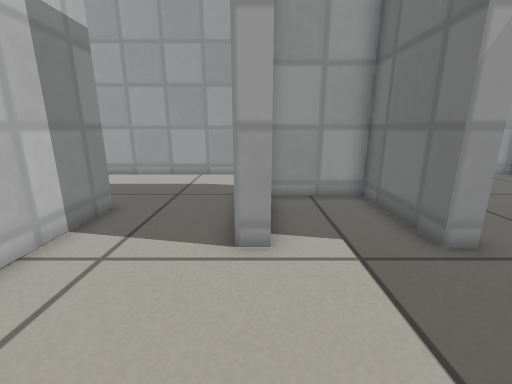
view 1 (above)

16 first-person views from a walk through a world built for the Gazebo simulator. The camera is 0.49 m above the floor, tilts 14° down and sees 90° across. The floor is counted in squares, 0.2 m on a side. Each view is taken from the middle of a square. On the plan, view 1 faces up. The plan holds only what a view shows up to about 17 squares ahead; the rest is blank. Simple patterns stand in for the simulator's built-in surfaces.

view 2
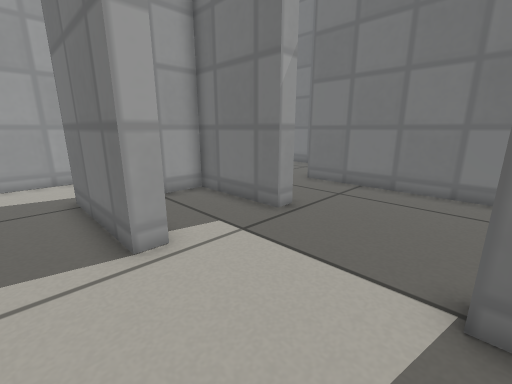

view 3
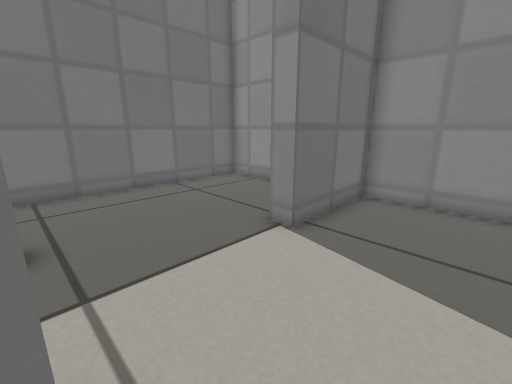

view 4
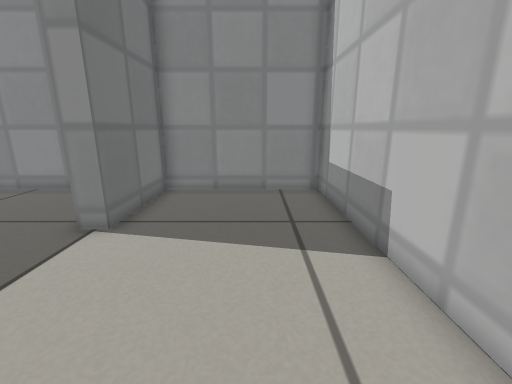

view 5
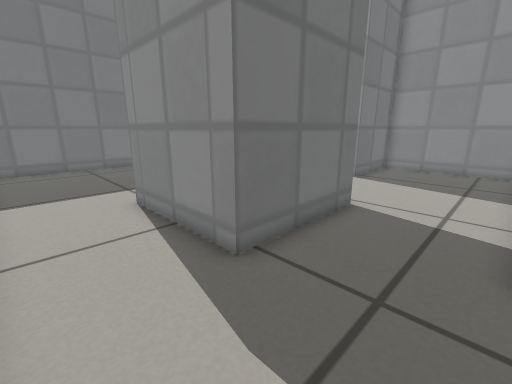

view 6
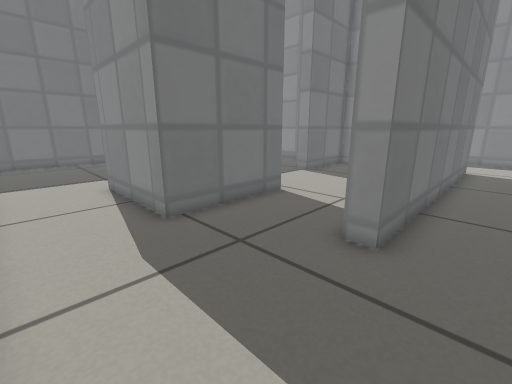

view 7
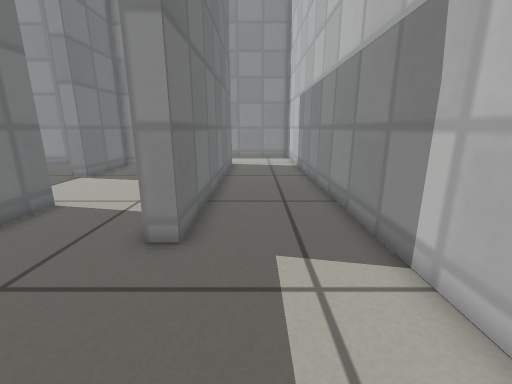

view 8
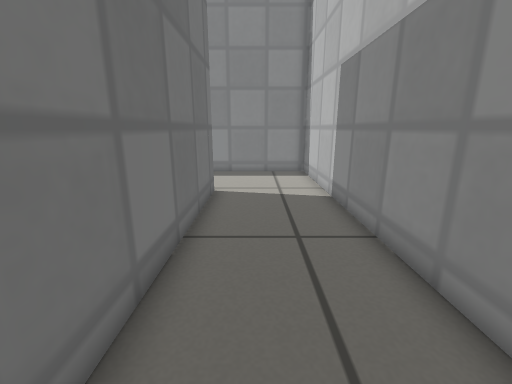

view 9
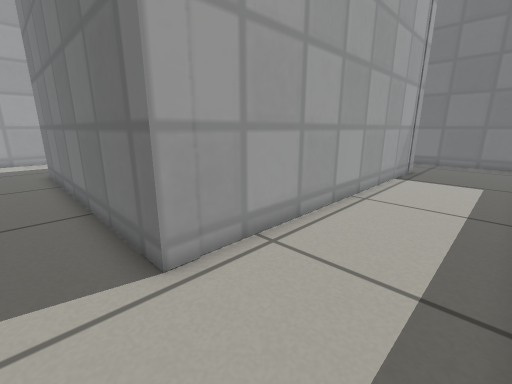

view 10
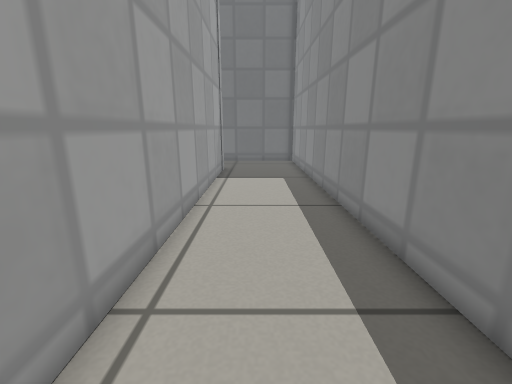

view 11
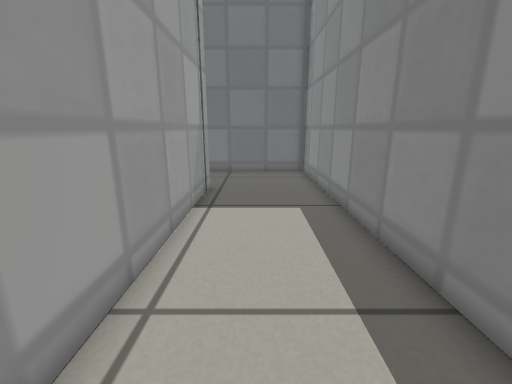

view 12
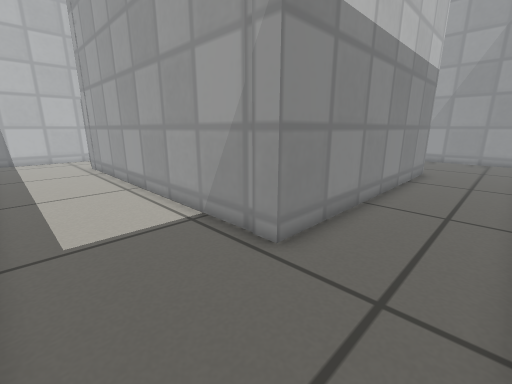

view 13
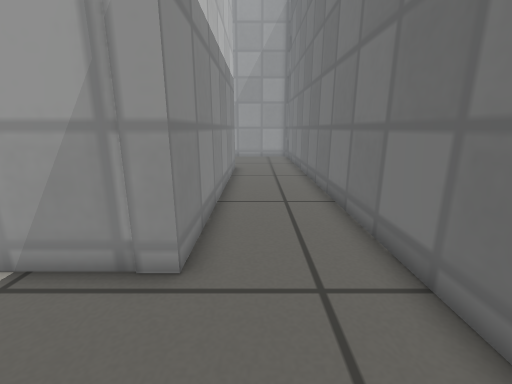

view 14
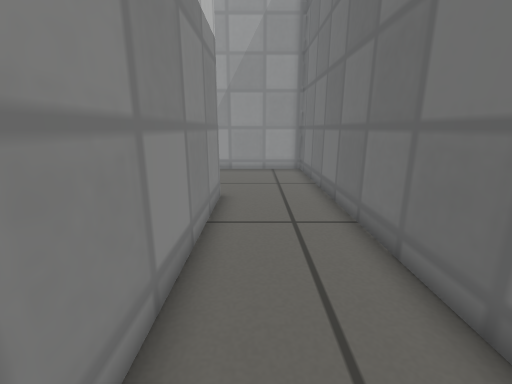

view 15
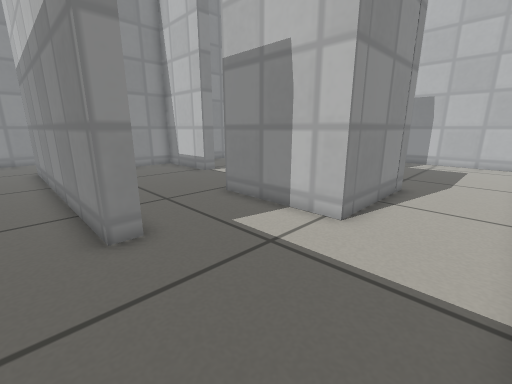

view 16
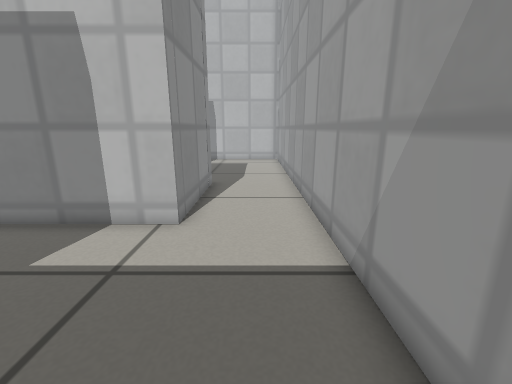

### Floor plan
Points are (right, up) in squares from view 1. A wall is a line through its corners. A room is listed if a view was taken in it or the views show most of it. See-through windows are left out.
Room 1 (views 1, 2, 3, 4, 5)
walls: (0.4, 5) (-0.4, 5) (-0.4, 10) (4.7, 10) (4.7, 5) (4, 5) (4, 9.2) (0.5, 9.2); (-5.3, 7.8) (-4.6, 7.8) (-4.6, -4.2) (1.7, -4.2) (1.7, 0.1) (2.4, 0.1) (2.4, -3.5); (3.1, -4.2) (8.9, -4.2) (8.9, 7.2) (9.7, 7.2); (9.5, 13.7) (-5.5, 13.7)
ways out: opening at (-5, 10.5) to room 2; opening at (9, 10.5) to room 2
Room 2 (views 6, 7, 8, 9, 10, 11, 12, 13, 14, 15, 16)
walls: (9.7, 7.2) (9.7, -5) (-5.3, -5) (-5.3, 7.8); (-5.5, 13.7) (-8, 13.7); (-9.8, 13.1) (-9.8, -9.8) (13.7, -9.8) (13.7, 13.7) (9.5, 13.7)
ways out: opening at (-5, 10.5) to room 1; opening at (9, 10.5) to room 1

Positions as (right, up) in squares from view 1, and headings:
1: (0, 0), facing up
2: (-2, 0), facing up-right
3: (-2, 5), facing down-right
4: (-2, 6), facing down
5: (-4, 13), facing down-right
6: (-7, 13), facing down-right
7: (-7, 13), facing down
8: (-7, 5), facing down
9: (-7, -9), facing up-right
10: (-6, -7), facing right
11: (-1, -7), facing right
12: (13, -9), facing up-left
13: (11, -9), facing up
14: (11, -2), facing up
15: (11, 13), facing down-left
16: (11, 12), facing left
